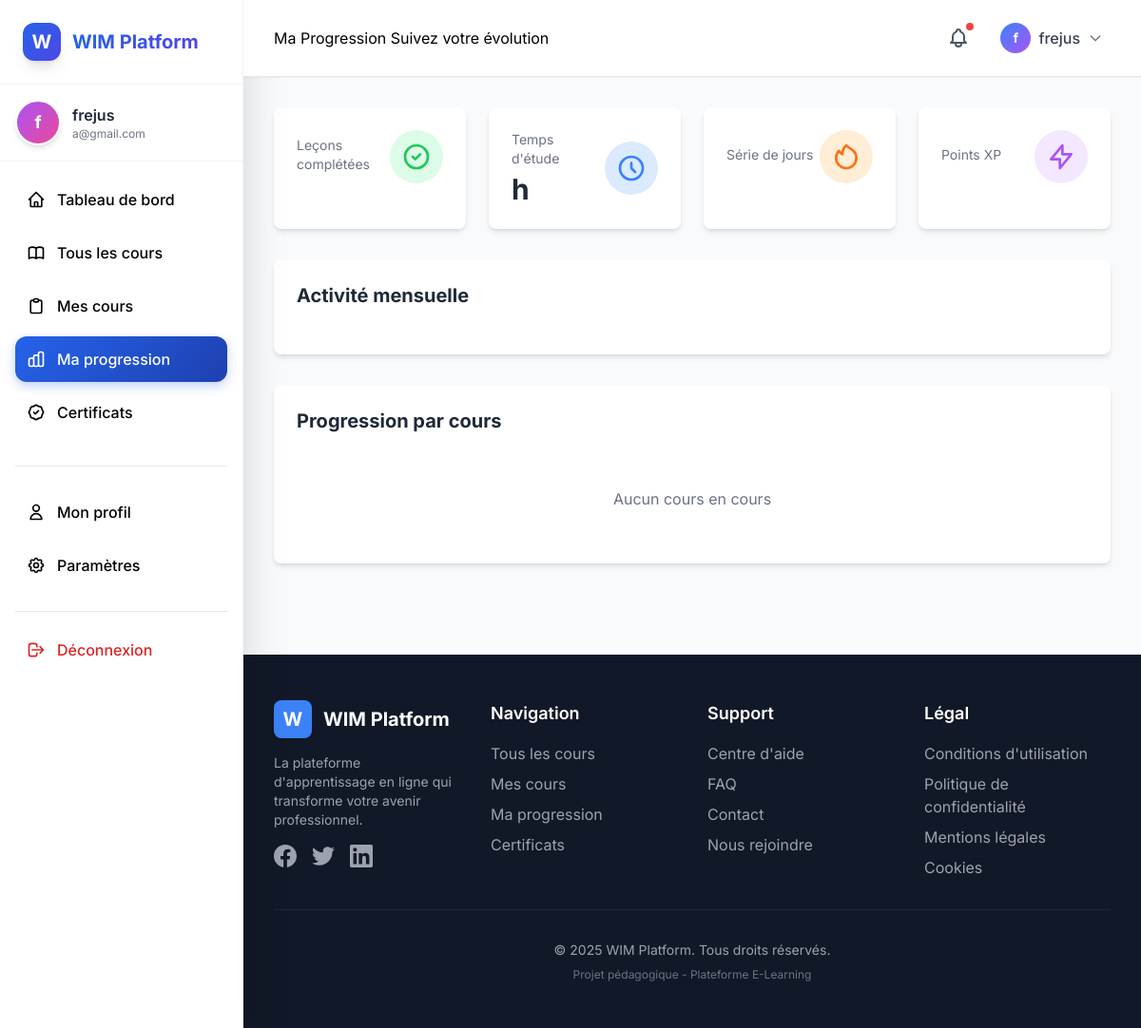
The app's page /progress/overview/ (signed in) with its own data.
### apps/users/models.py (models this page shows, shortened)
class User(AbstractUser):
    username = None
    email = models.EmailField('adresse email', unique=True)
    name = models.CharField('nom complet', max_length=150, blank=True)
    bio = models.TextField('biographie', max_length=500, blank=True)
    avatar = models.ImageField(upload_to='avatars/', blank=True, null=True)
    phone = models.CharField('téléphone', max_length=20, blank=True)
    location = models.CharField('localisation', max_length=100, blank=True)
    newsletter_subscribed = models.BooleanField('newsletter', default=True)
    email_notifications = models.BooleanField('notifications', default=True)
    is_instructor = models.BooleanField('instructeur', default=False)
    groups = models.ManyToManyField(
        'auth.Group',
        verbose_name='groups',
        blank=True,
        related_name='custom_users',
        related_query_name='custom_user',
    )
    user_permissions = models.ManyToManyField(
        'auth.Permission',
        verbose_name='user permissions',
        blank=True,
        related_name='custom_users',
        related_query_name='custom_user',
    )
    objects = UserManager()
    USERNAME_FIELD = 'email'
    REQUIRED_FIELDS = ['name']
    class Meta:
        verbose_name = 'utilisateur'
        verbose_name_plural = 'utilisateurs'
        ordering = ['-date_joined']

### apps/progress/views.py (the view)
# urls.py: path('overview/', views.ProgressOverviewView.as_view(), name='overview'),
class ProgressOverviewView(LoginRequiredMixin, TemplateView):
    template_name = 'progress/overview.html'
    def get_context_data(self, **kwargs):
        context = super().get_context_data(**kwargs)
        user = self.request.user
        enrollments = Enrollment.objects.filter(user=user, is_active=True)
        context['total_courses'] = enrollments.count()
        context['completed_courses'] = enrollments.filter(is_completed=True).count()
        context['in_progress_courses'] = enrollments.filter(is_completed=False).count()
        avg_progress = enrollments.aggregate(
            avg=Avg('progress_percentage')
        )['avg'] or 0
        context['average_progress'] = round(avg_progress, 1)
        context['active_enrollments'] = enrollments.select_related('course')
        return context

### templates/progress/overview.html (shortened to what this page needs)
{% extends 'base.html' %}
{% load static %}
{% load math_filters %}
{% block page_title %}Ma Progression{% endblock %}
{% block page_subtitle %}Suivez votre évolution{% endblock %}
{% block content %}
<div class="grid grid-cols-1 md:grid-cols-4 gap-6 mb-8">
    <div class="bg-white rounded-lg shadow-md p-6">
        <div class="flex items-center justify-between">
            <div>
                <p class="text-gray-500 text-sm">Leçons complétées</p>
            </div>
            <div class="bg-green-100 rounded-full p-3">
                <svg class="w-8 h-8 text-green-500" fill="none" stroke="currentColor" viewBox="0 0 24 24">
                    <path stroke-linecap="round" stroke-linejoin="round" stroke-width="2" d="M9 12l2 2 4-4m6 2a9 9 0 11-18 0 9 9 0 0118 0z"></path>
                </svg>
            </div>
        </div>
    </div>
    <div class="bg-white rounded-lg shadow-md p-6">
        <div class="flex items-center justify-between">
            <div>
                <p class="text-gray-500 text-sm">Temps d'étude</p>
                <p class="text-3xl font-bold text-gray-800 mt-1">{{ total_study_hours }}h</p>
            </div>
            <div class="bg-blue-100 rounded-full p-3">
                <svg class="w-8 h-8 text-blue-500" fill="none" stroke="currentColor" viewBox="0 0 24 24">
                    <path stroke-linecap="round" stroke-linejoin="round" stroke-width="2" d="M12 8v4l3 3m6-3a9 9 0 11-18 0 9 9 0 0118 0z"></path>
                </svg>
            </div>
        </div>
    </div>
    <div class="bg-white rounded-lg shadow-md p-6">
        <div class="flex items-center justify-between">
            <div>
                <p class="text-gray-500 text-sm">Série de jours</p>
            </div>
            <div class="bg-orange-100 rounded-full p-3">
            </div>
        </div>
    </div>
    <div class="bg-white rounded-lg shadow-md p-6">
        <div class="flex items-center justify-between">
            <div>
                <p class="text-gray-500 text-sm">Points XP</p>
            </div>
            <div class="bg-purple-100 rounded-full p-3">
                <svg class="w-8 h-8 text-purple-500" fill="none" stroke="currentColor" viewBox="0 0 24 24">
                    <path stroke-linecap="round" stroke-linejoin="round" stroke-width="2" d="M13 10V3L4 14h7v7l9-11h-7z"></path>
                </svg>
            </div>
        </div>
    </div>
</div>
<div class="bg-white rounded-lg shadow-md p-6 mb-8">
    <h2 class="text-xl font-bold text-gray-800 mb-6">Activité mensuelle</h2>
</div>
<div class="bg-white rounded-lg shadow-md p-6">
    <h2 class="text-xl font-bold text-gray-800 mb-6">Progression par cours</h2>
    <div class="space-y-4">
        {% for enrollment in enrollments %}
        <div class="border rounded-lg p-4">
            <div class="flex items-center justify-between mb-3">
                <div class="flex-1">
                    <h3 class="font-semibold text-gray-800">{{ enrollment.course.title }}</h3>
                    <p class="text-sm text-gray-600">{{ enrollment.course.category.name }}</p>
                </div>
                <a href="{% url 'progress:course_progress' enrollment.course.id %}"
                   class="text-blue-500 hover:text-blue-600 text-sm">
                    Détails →
                </a>
            </div>
            <div class="mb-2">
                <div class="flex justify-between text-sm mb-1">
                    <span class="text-gray-600">Progression</span>
                    <span class="font-semibold text-blue-500">{{ enrollment.progress_percentage|floatformat:0 }}%</span>
                </div>
                <div class="w-full bg-gray-200 rounded-full h-3">
                    <div class="bg-blue-500 h-3 rounded-full transition-all" style="width: {{ enrollment.progress_percentage }}%"></div>
                </div>
            </div>
            <div class="grid grid-cols-3 gap-4 text-sm">
                <div>
                    <p class="text-gray-500">Leçons</p>
                    <p class="font-semibold">{{ enrollment.completed_lessons }}/{{ enrollment.total_lessons }}</p>
                </div>
                <div>
                    <p class="text-gray-500">Temps passé</p>
                    <p class="font-semibold">{{ enrollment.total_time_spent|div:3600|floatformat:1 }}h</p>
                </div>
                <div>
                    <p class="text-gray-500">Dernier accès</p>
                    <p class="font-semibold">{{ enrollment.last_accessed|date:"d/m" }}</p>
                </div>
            </div>
        </div>
        {% empty %}
        <div class="text-center py-8">
            <p class="text-gray-500">Aucun cours en cours</p>
        </div>
        {% endfor %}
    </div>
</div>
{% endblock %}

### templates/base.html (shortened to what this page needs)
{% load static %}
<!DOCTYPE html>
<html lang="fr">
<head>
    <script src="https://cdn.tailwindcss.com"></script>
</head>
<body class="bg-gray-50 antialiased">
    <div class="flex min-h-screen">
        {% if user.is_authenticated %}
        <aside class="w-64 bg-white shadow-2xl fixed h-screen overflow-y-auto border-r border-gray-100 z-10">
            <div class="p-6 border-b border-gray-100">
                <a href="{% url 'dashboard:index' %}" class="flex items-center space-x-3 group">
                    <div class="w-10 h-10 bg-gradient-to-br from-blue-600 to-indigo-600 rounded-xl flex items-center justify-center shadow-lg group-hover:shadow-xl transition-all">
                        <span class="text-white font-bold text-xl">W</span>
                    </div>
                    <span class="text-xl font-bold bg-gradient-to-r from-blue-600 to-indigo-600 bg-clip-text text-transparent">
                    </span>
                </a>
            </div>
            <div class="p-4 border-b border-gray-100">
                <div class="flex items-center space-x-3">
                    {% if user.avatar %}
                        <img src="{{ user.avatar.url }}" alt="{{ user.name }}" class="w-12 h-12 rounded-full border-2 border-blue-200">
                    {% else %}
                        <div class="w-12 h-12 bg-gradient-to-br from-purple-500 to-pink-500 rounded-full flex items-center justify-center border-2 border-white shadow-md">
                            <span class="text-white text-lg font-bold">{{ user.name|first }}</span>
                        </div>
                    {% endif %}
                    <div class="flex-1 min-w-0">
                        <p class="font-semibold text-gray-800 truncate">{{ user.name|truncatechars:15 }}</p>
                        <p class="text-xs text-gray-500 truncate">{{ user.email|truncatechars:20 }}</p>
                    </div>
                </div>
            </div>
            <nav class="p-4">
                <ul class="space-y-2">
                    <li>
                        <a href="{% url 'dashboard:index' %}" class="sidebar-item flex items-center space-x-3 p-3 rounded-xl ">
                            <svg class="w-5 h-5" fill="none" stroke="currentColor" viewBox="0 0 24 24">
                                <path stroke-linecap="round" stroke-linejoin="round" stroke-width="2" d="M3 12l2-2m0 0l7-7 7 7M5 10v10a1 1 0 001 1h3m10-11l2 2m-2-2v10a1 1 0 01-1 1h-3m-6 0a1 1 0 001-1v-4a1 1 0 011-1h2a1 1 0 011 1v4a1 1 0 001 1m-6 0h6"></path>
                            </svg>
                            <span class="font-medium">Tableau de bord</span>
                        </a>
                    </li>
                    <li>
                        <a href="{% url 'courses:list' %}" class="sidebar-item flex items-center space-x-3 p-3 rounded-xl {% if request.resolver_match.namespace == 'courses' %}active{% endif %}">
                            <span class="font-medium">Tous les cours</span>
                        </a>
                    </li>
                    <li>
                        <a href="{% url 'enrollments:my-courses' %}" class="sidebar-item flex items-center space-x-3 p-3 rounded-xl {% if request.resolver_match.namespace == 'enrollments' %}active{% endif %}">
                            <svg class="w-5 h-5" fill="none" stroke="currentColor" viewBox="0 0 24 24">
                                <path stroke-linecap="round" stroke-linejoin="round" stroke-width="2" d="M9 5H7a2 2 0 00-2 2v12a2 2 0 002 2h10a2 2 0 002-2V7a2 2 0 00-2-2h-2M9 5a2 2 0 002 2h2a2 2 0 002-2M9 5a2 2 0 012-2h2a2 2 0 012 2"></path>
                            </svg>
                            <span class="font-medium">Mes cours</span>
                        </a>
                    </li>
                    <li>
                        <a href="{% url 'progress:overview' %}" class="sidebar-item flex items-center space-x-3 p-3 rounded-xl {% if request.resolver_match.namespace == 'progress' %}active{% endif %}">
                            <span class="font-medium">Ma progression</span>
                        </a>
                    </li>
                    <li>
                        <a href="{% url 'certificates:gallery' %}" class="sidebar-item flex items-center space-x-3 p-3 rounded-xl {% if request.resolver_match.namespace == 'certificates' %}active{% endif %}">
                            <span class="font-medium">Certificats</span>
                        </a>
                    </li>
                </ul>
                <div class="mt-8 pt-6 border-t border-gray-200">
                    <ul class="space-y-2">
                        <li>
                            <a href="{% url 'users:profile' user.pk %}" class="sidebar-item flex items-center space-x-3 p-3 rounded-xl">
                                <svg class="w-5 h-5" fill="none" stroke="currentColor" viewBox="0 0 24 24">
                                    <path stroke-linecap="round" stroke-linejoin="round" stroke-width="2" d="M16 7a4 4 0 11-8 0 4 4 0 018 0zM12 14a7 7 0 00-7 7h14a7 7 0 00-7-7z"></path>
                                </svg>
                                <span class="font-medium">Mon profil</span>
                            </a>
                        </li>
                        <li>
                            <a href="{% url 'users:settings' %}" class="sidebar-item flex items-center space-x-3 p-3 rounded-xl">
                                <span class="font-medium">Paramètres</span>
                            </a>
                        </li>
                    </ul>
                </div>
                <div class="mt-6 pt-4 border-t border-gray-200">
                    <a href="{% url 'authentication:logout' %}" class="sidebar-item flex items-center space-x-3 p-3 rounded-xl text-red-600 hover:bg-red-50">
                        <svg class="w-5 h-5" fill="none" stroke="currentColor" viewBox="0 0 24 24">
                            <path stroke-linecap="round" stroke-linejoin="round" stroke-width="2" d="M17 16l4-4m0 0l-4-4m4 4H7m6 4v1a3 3 0 01-3 3H6a3 3 0 01-3-3V7a3 3 0 013-3h4a3 3 0 013 3v1"></path>
                        </svg>
                        <span class="font-medium">Déconnexion</span>
                    </a>
                </div>
            </nav>
        </aside>
        {% endif %}
        <div class="flex-1 {% if user.is_authenticated %}ml-64{% endif %}">
            {% if user.is_authenticated %}
            <header class="bg-white shadow-sm border-b sticky top-0 z-10">
                <div class="px-8 py-4">
                    <div class="flex items-center justify-between">
                        <div>
                            {% block page_title %}{% endblock %}
                            {% block page_subtitle %}{% endblock %}
                        </div>
                        <div class="flex items-center space-x-4">
                            <button class="relative p-2 text-gray-600 hover:bg-gray-100 rounded-lg transition-colors">
                                <span class="absolute top-1 right-1 w-2 h-2 bg-red-500 rounded-full"></span>
                            </button>
                            <div class="relative">
                                <button onclick="toggleUserMenu()" class="flex items-center space-x-2 p-2 rounded-lg hover:bg-gray-100 transition-all">
                                    {% if user.avatar %}
                                        <img src="{{ user.avatar.url }}" alt="{{ user.name }}" class="w-8 h-8 rounded-full">
                                    {% else %}
                                        <div class="w-8 h-8 bg-gradient-to-br from-blue-500 to-purple-500 rounded-full flex items-center justify-center">
                                            <span class="text-white text-sm font-bold">{{ user.name|first }}</span>
                                        </div>
                                    {% endif %}
                                    <span class="text-gray-700 font-medium">{{ user.name|truncatechars:12 }}</span>
                                    <svg class="w-4 h-4 text-gray-500" fill="none" stroke="currentColor" viewBox="0 0 24 24">
                                        <path stroke-linecap="round" stroke-linejoin="round" stroke-width="2" d="M19 9l-7 7-7-7"></path>
                                    </svg>
                                </button>
                            </div>
                        </div>
                    </div>
                </div>
            </header>
            {% endif %}
            <main class="p-8 animate-fade-in-up">
                {% block content %}{% endblock %}
            </main>
            {% include 'partials/footer.html' %}
        </div>
    </div>
</body>
</html>

### templates/base.html (style rules this page uses)
body { font-family: 'Inter', sans-serif; }
:root { --primary-blue: #2563EB; --primary-dark: #1E40AF; --primary-light: #60A5FA; --success: #10B981; --warning: #F59E0B; --danger: #EF4444; --info: #3B82F6; }
.sidebar-item { transition: all 0.3s cubic-bezier(0.4, 0, 0.2, 1); }
.sidebar-item.active { background: linear-gradient(135deg, #2563EB, #1E40AF); color: white; box-shadow: 0 4px 12px rgba(37, 99, 235, 0.3); }
.animate-fade-in-up { animation: fadeInUp 0.6s ease-out; }

### records on screen
User: name|first "f", name "frejus", email "a@gmail.com"

### other values on screen
{{ current_year|default:"2025" }} "2025"
